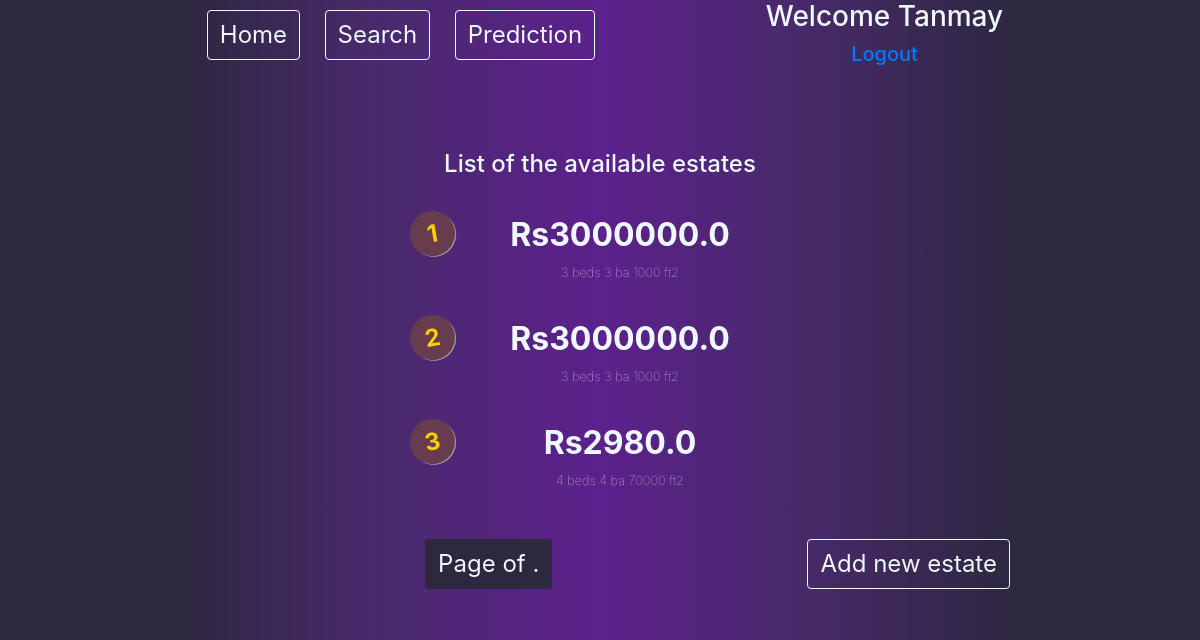
/ (signed in), run on the app's committed database.
### BrokerUI/models.py (models this page shows, shortened)
class Estate(models.Model):
    choices_furnished = [('yes','yes'),('no','no'),('semi','semi')]
    choices_construction = [('under_construction','under_construction'),('launched','launched'),('ready_to_move','ready to move')]
    type_choices=[('apartments','apartments'),('sale-floors','sale-floors'),('houses','houses')]
    broker = models.ForeignKey(Profile,on_delete=models.CASCADE)
    lat = models.FloatField()
    lon = models.FloatField()
    price = models.FloatField()
    bedroom = models.PositiveIntegerField()
    bathroom = models.PositiveIntegerField()
    carpetarea = models.IntegerField()
    builtuparea = models.IntegerField()
    project = models.CharField(max_length=400,default='can\'t say')
    furnished= models.CharField(max_length=10,choices=choices_furnished,default='can\'t say')
    construction_status = models.CharField(max_length=50,choices=choices_construction,default='can\'t say')
    sublocality = models.CharField(max_length=100,default='can\'t say')
    type=models.CharField(max_length=100,default='can\'t say', choices = type_choices)

### BrokerUI/views.py (the view)
# urls.py: path('',views.EstateListView.as_view(),name='home'),
class EstateListView(ListView):
    model = Estate

### BrokerUI/templates/BrokerUI/estate_list.html (shortened to what this page needs)
{% load static %}
<!DOCTYPE html>
<html lang="en">
<head>
    <link rel="stylesheet" href="https://stackpath.bootstrapcdn.com/bootstrap/4.5.0/css/bootstrap.min.css">
    <link rel="stylesheet" type="text/css" href="{% static 'BrokerUI/style.css' %}">
</head>
<body>
<div class='middle-container bg'>
        <nav class="nav-bg height">
            <div class='top-left'>
                <a href="{% url 'home' %}" >
                    <button class="btn btn-outline top-margin bigger-font" type="button">Home</button>
                </a>
                <a href="{% url 'query' %}" >
                    <button class="btn btn-outline top-margin bigger-font" type="button">Search</button>
                </a>
                <a href="{% url 'predform' %}" >
                    <button class="btn btn-outline top-margin bigger-font" type="button">Prediction</button>
                </a>
            </div>
            <div class='top-right' style="float:right;">
                {% if user.is_authenticated%}
                    <h3 class="float-right font-color">Welcome {{user.first_name}}</h3>
                    <h5 right-align> <a href="{% url 'logout' %}">Logout</a></h5>
                {% endif%}
            </div>
        </nav>
    <div class='empty'></div>
    {% block content%}
        <div class='estate bg'>
            <h4 class='font-color'>List of the available estates</h4></br>
            <ol class='centre-align' type="1">
            {% for e in estate_list%}
            <li><a class='li-a' href="{% url 'estate_detail' pk=e.pk%}"><span class='price'>Rs{{e.price}}</span>  </a>
            </br><span class='li-item'>{{e.bedroom}} beds    {{e.bathroom}} ba    {{e.carpetarea}} ft2</span>
            </li>
            {% empty%}
                <h5 class='font-color'>No estate registered yet</h5>
            {% endfor %}
            </ol>
            <div class="pagination centre-align">
                <span class="step-links centre-align">
                    <span class="btn btn-page bigger-font">
                        Page {{ page_obj.number }} of {{ page_obj.paginator.num_pages }}.
                    </span>
                </span>
                {% if user.is_authenticated%}
                <a href="{% url 'new_estate' %}">
                <button type='button' class='btn btn-outline bigger-font '>Add new estate</button></a>
            {% endif%}
            </div>
        </div>
    {% endblock %}
</div>
</body>
</html>

### static/BrokerUI/style.css (style rules this page uses)
html { height: 100%; margin: 0px; padding: 0px; position: relative; color: #ffffff; }
body { background-color: #2D283E ; height: 100%; text-align: center; }
.bg { background: rgba(44,39,63,1); background: -moz-linear-gradient(left, rgba(44,39,63,1) 0%, rgba(72,42,106,1) 22%, rgba(92,33,140,1) 50%, rgba(72,42,106,1) 74%, rgba(44,39,63,1) 100%); background: -webkit-gradient(left top, right top, color-stop(0%, rgba(44,39,63,1)), color-stop(22%, rgba(72,42,106,1)), color-stop(50%, rgba(92,33,140,1)), color-stop(74%, rgba(72,42,106,1)), color-stop(100%, rgba(44,39,63,1))); background: -webkit-linear-gradient(left, rgba(44,39,63,1) 0%, rgba(72,42,106,1) 22%, rgba(92,33,140,1) 50%, rgba(72,42,106,1) 74%, rgba(44,39,63,1) 100%); background: -o-linear-gradient(left, rgba(44,39,63,1) 0%, rgba(72,42,106,1) 22%, rgba(92,33,140,1) 50%, rgba(72,42,106,1) 74%, rgba(44,39,63,1) 100%); background: -ms-linear-gradient(left, rgba(44,39,63,1) 0%, rgba(72,42,106,1) 22%, rgba(92,33,140,1) 50%, rgba(72,42,106,1) 74%, rgba(44,39,63,1) 100%); background: linear-gradient(to right, rgba(44,39,63,1) 0%, rgba(72,42,106,1) 22%, rgba(92,33,140,1) 50%, rgba(72,42,106,1) 74%, rgba(44,39,63,1) 100%); filter: progid:DXImageTransform.Microsoft.gradient( startColorstr='#2c273f', endColorstr='#2c273f', GradientType=1 ); }
.middle-container { min-height: 100%; height: auto !important; height: 600px; margin-left: 15%; margin-right: 15%; }
.btn-outline { color: aliceblue; border-color: aliceblue; margin-left: 10px; margin-right: 10px; }
.top-margin { margin-top: 10px; }
.height { height: 100px; }
.bigger-font { font-size: 1.5rem; }
.top-right { float: right; margin-right: 2%; }
.font-color { color: aliceblue; }
.top-left { float: left; margin-left: 2%; }
.empty { height: 50px; }
ol { max-width: 350px; counter-reset: my-awesome-counter; list-style: none; padding-left: 40px; }
ol li { margin: 0 0 0.5rem 0; counter-increment: my-awesome-counter; position: relative; }
ol li::before { content: counter(my-awesome-counter); color: #fcd000; font-size: 1.5rem; font-weight: bold; position: absolute; --size: 45px; left: calc(-1 * var(--size) - 10px); line-height: var(--size); width: var(--size); height: var(--size); top: 0; transform: rotate(-10deg); background: #673c4f; border-radius: 50%; text-align: center; box-shadow: 1px 1px 0 #999; }
.centre-align { margin-left: auto; margin-right: auto; }
.li-a { color:aliceblue; }
.price { font-size: 2rem; font-weight: bolder; }
.li-item { font-size: 0.8em; font-weight: lighter; color: #d1d7e0; }
.btn-page { color: aliceblue; background-color: #2d283e; }
button { background-color: #2d283e; }

### data on the page
Estate: price "3000000.0", bedroom "3", bathroom "3", carpetarea "1000"
Estate: price "3000000.0", bedroom "3", bathroom "3", carpetarea "1000"
Estate: price "2980.0", bedroom "4", bathroom "4", carpetarea "70000"

### other printed values
{{ user.first_name }} "Tanmay"
